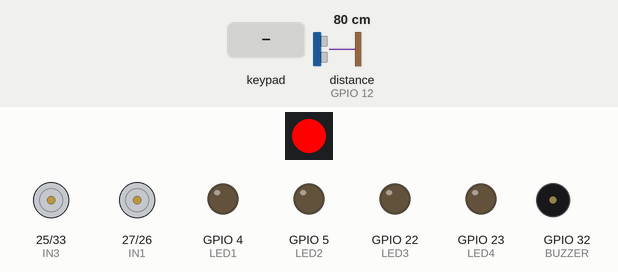
Recording of a sketch running on a simulated ESP32. On the bench: 1 RGB LEDs in strip order, left to right, motor-driver pin pairs drawn as motors (green arrow = first pin HIGH = forward, orange = second pin HIGH = backward, longer = more drive), output pins drawn as LEDs (lit = HIGH), buzzer (waves = sounding, pin HIGH). Dashed ring = blinking. The test bench sets the inputs (shaded band); at power-on: distance to the obstacle (sensor on GPIO 12) 80 cm. The echo pulse lasts 58.3 µs per cm; random numbers use the default seed unless the sketch sets one; pins used as bus, display or sensor lines are not drawn.

Above: at 3.5 s.
3.6 s: key '-' pressed
At 5.1 s:
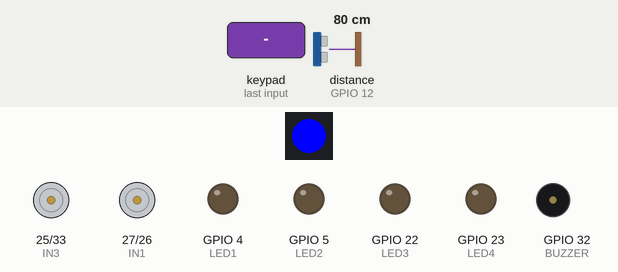
5.4 s: key '-' pressed
At 6.9 s:
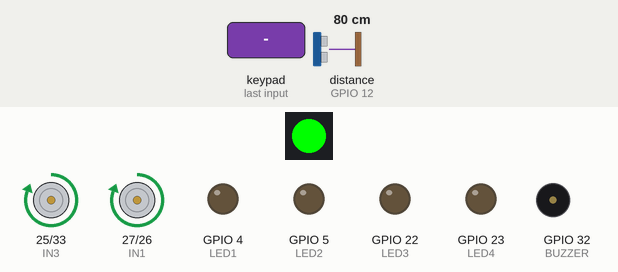
7.5 s: distance to the obstacle (sensor on GPIO 12) set to 7 cm
9.0 s: distance to the obstacle (sensor on GPIO 12) set to 4 cm
At 9.4 s:
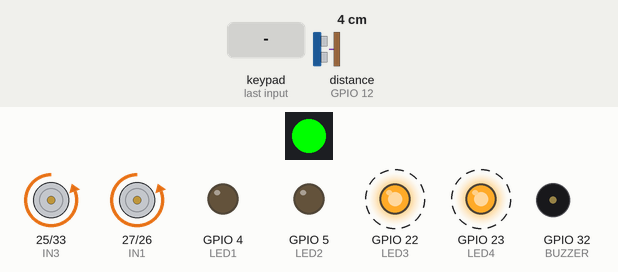
12.0 s: key 'X' pressed
At 13.8 s:
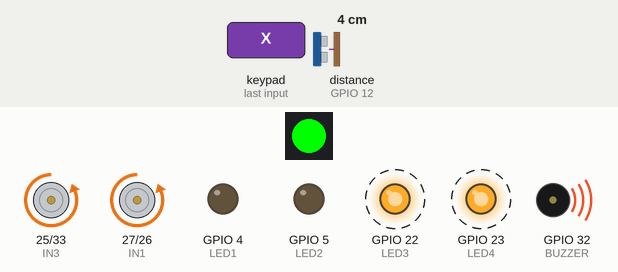
15.0 s: key 'T' pressed
At 16.01 s:
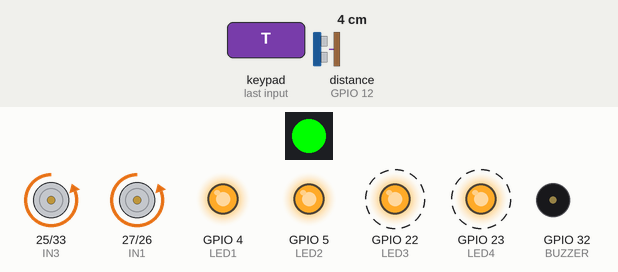
Timing chart, 0 to 19.0 s (numbered marks = the images above; inputs shaded):
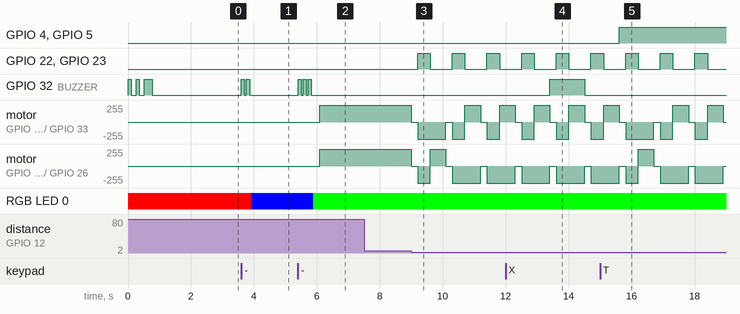

Measured:
- the behaviour switches between 6 and 5 cm on distance to the obstacle (sensor on GPIO 12) (found by bisection; images 2 and 3)
- after the input at 3.6 s, GPIO 32 (BUZZER): alternates HIGH for 0.10 s and LOW for 0.06 s, 4 changes in all, then stays LOW, starting at once; RGB LED 0: RGB(255, 0, 0) → RGB(0, 0, 255) after 0.32 s
- after the input at 5.4 s, GPIO 32 (BUZZER): alternates HIGH for 0.10 s and LOW for 0.06 s, 6 changes in all, then stays LOW, starting at once; motor on GPIO 25 (IN3) / GPIO 33 (IN4), motor on GPIO 27 (IN1) / GPIO 26 (IN2): stopped → forward 255/255 after 0.69 s; RGB LED 0: RGB(0, 0, 255) → RGB(0, 255, 0) after 0.48 s
- after the input at 7.5 s, every drawn part: stays the same
- after the input at 9.0 s, GPIO 22 (LED3), GPIO 23 (LED4): alternates HIGH for 0.40 s and LOW for 0.70 s, starting after 0.20 s
- after the input at 12.0 s, GPIO 32 (BUZZER): LOW → HIGH after 1.4 s, → LOW 1.1 s later
- after the input at 15.0 s, GPIO 4 (LED1), GPIO 5 (LED2): LOW → HIGH after 0.61 s

The sketch:

Mode-code.ino
```cpp
/*Avant de compiler le code veiller télécharger dans le gestionnaire de carte la version 2.0.17 de l’esp32 ,
si vous avez une version supérieur veiller la désinstaller d’abord*/

#define CUSTOM_SETTINGS
#define INCLUDE_GAMEPAD_MODULE
#include <DabbleESP32.h>
#include <Adafruit_NeoPixel.h>

// NEOPIXEL
#define PIN 18
#define NUMPIXELS 1

Adafruit_NeoPixel pixel(NUMPIXELS, PIN, NEO_GRB + NEO_KHZ800);

// MOTEURS
#define IN1 27
#define IN2 26
#define IN3 25
#define IN4 33

// ULTRASON
#define TRIG_PIN 14
#define ECHO_PIN 12

// CAPTEURS IR
#define FRONT_PIN 34
#define BACK_PIN 35

// LED
#define LED1 4
#define LED2 5
#define LED3 22
#define LED4 23

// BUZZER
#define BUZZER 32

// PARAMETRES
#define DISTANCE_SECURITE_1 5
#define DISTANCE_SECURITE_2 3

// ETATS
int mode = 0; // 0 Manuel, 1 Semi-auto, 2 Auto
bool lastSelect = false;

bool ledAvant = false;
bool lastTriangle = false;

// PROTOTYPES
void Manuel();
void Semiauto();
void Auto();

void avancer();
void reculer();
void tournerDroite();
void tournerGauche();
void stopRobot();

float lireDistance();
void bip(int duree);
void updatePhares();

void setup() {

  Dabble.begin("PathFinder");

  pinMode(IN1, OUTPUT);
  pinMode(IN2, OUTPUT);
  pinMode(IN3, OUTPUT);
  pinMode(IN4, OUTPUT);

  pinMode(LED1, OUTPUT);
  pinMode(LED2, OUTPUT);
  pinMode(LED3, OUTPUT);
  pinMode(LED4, OUTPUT);

  pinMode(TRIG_PIN, OUTPUT);
  pinMode(ECHO_PIN, INPUT);

  pinMode(FRONT_PIN, INPUT);
  pinMode(BACK_PIN, INPUT);

  pinMode(BUZZER, OUTPUT);

  pixel.begin();
  pixel.setBrightness(255);

  pixel.setPixelColor(0, pixel.Color(255,0,0));
  pixel.show();

  randomSeed(micros());

  stopRobot();

  bip(100); delay(100);
  bip(100); delay(100);
  bip(250);

  delay(1500);
}

void loop() {

  Dabble.processInput();

  bool presentSelect = GamePad.isSelectPressed();
  bool presentTriangle = GamePad.isTrianglePressed();

  // PHARES
  if (presentTriangle && !lastTriangle) {
    ledAvant = !ledAvant;
  }
  lastTriangle = presentTriangle;
  updatePhares();

  //  MODE
  if (presentSelect && !lastSelect) {

    mode++;
    if (mode > 2) mode = 0;

    if (mode == 0) {
      pixel.setPixelColor(0, pixel.Color(255,0,0));
      bip(100);
    }
    else if (mode == 1) {
      pixel.setPixelColor(0, pixel.Color(0,0,255));
      bip(100); bip(100);
    }
    else {
      pixel.setPixelColor(0, pixel.Color(0,255,0));
      bip(100); bip(100); bip(100);
    }

    pixel.show();
    delay(200);
  }

  lastSelect = presentSelect;

  if (mode == 0) Manuel();
  else if (mode == 1) Semiauto();
  else Auto();

  digitalWrite(BUZZER, GamePad.isCrossPressed());
}

void updatePhares() {
  digitalWrite(LED1, ledAvant);
  digitalWrite(LED2, ledAvant);
}

void avancer() {
  digitalWrite(IN1, HIGH);
  digitalWrite(IN2, LOW);
  digitalWrite(IN3, HIGH);
  digitalWrite(IN4, LOW);

  digitalWrite(LED3, LOW);
  digitalWrite(LED4, LOW);
}

void reculer() {
  digitalWrite(IN1, LOW);
  digitalWrite(IN2, HIGH);
  digitalWrite(IN3, LOW);
  digitalWrite(IN4, HIGH);

  digitalWrite(LED3, HIGH);
  digitalWrite(LED4, HIGH);
}

void tournerDroite() {
  digitalWrite(IN1, LOW);
  digitalWrite(IN2, HIGH);
  digitalWrite(IN3, HIGH);
  digitalWrite(IN4, LOW);

  digitalWrite(LED3, LOW);
  digitalWrite(LED4, LOW);
}

void tournerGauche() {
  digitalWrite(IN1, HIGH);
  digitalWrite(IN2, LOW);
  digitalWrite(IN3, LOW);
  digitalWrite(IN4, HIGH);

  digitalWrite(LED3, LOW);
  digitalWrite(LED4, LOW);
}

void stopRobot() {
  digitalWrite(IN1, LOW);
  digitalWrite(IN2, LOW);
  digitalWrite(IN3, LOW);
  digitalWrite(IN4, LOW);

  digitalWrite(LED3, LOW);
  digitalWrite(LED4, LOW);
}

// ULTRASON
float lireDistance() {

  digitalWrite(TRIG_PIN, LOW);
  delayMicroseconds(2);
  digitalWrite(TRIG_PIN, HIGH);
  delayMicroseconds(10);
  digitalWrite(TRIG_PIN, LOW);

  long duree = pulseIn(ECHO_PIN, HIGH, 30000);

  if (duree == 0) return 999;

  return duree * 0.0343 / 2.0;
}

void bip(int duree) {
  digitalWrite(BUZZER, HIGH);
  delay(duree);
  digitalWrite(BUZZER, LOW);
  delay(60);
}

void Manuel() {

  if (GamePad.isUpPressed()) avancer();
  else if (GamePad.isDownPressed()) reculer();
  else if (GamePad.isLeftPressed()) tournerGauche();
  else if (GamePad.isRightPressed()) tournerDroite();
  else stopRobot();
}

void Semiauto() {

  float d = lireDistance();

  if (d < DISTANCE_SECURITE_2) {
    stopRobot();
    delay(200);
    reculer();
    delay(400);
    stopRobot();
    return;
  }

  if (GamePad.isUpPressed()) avancer();
  else if (GamePad.isDownPressed()) reculer();
  else if (GamePad.isLeftPressed()) tournerGauche();
  else if (GamePad.isRightPressed()) tournerDroite();
  else stopRobot();
}

void Auto() {

  float d = lireDistance();

  if (d < DISTANCE_SECURITE_1) {

    stopRobot();
    delay(200);
    reculer();
    delay(400);

    if (random(0,2) == 0) tournerGauche();
    else tournerDroite();

    delay(500);
    stopRobot();
  }
  else {
    avancer();
  }
}
```
